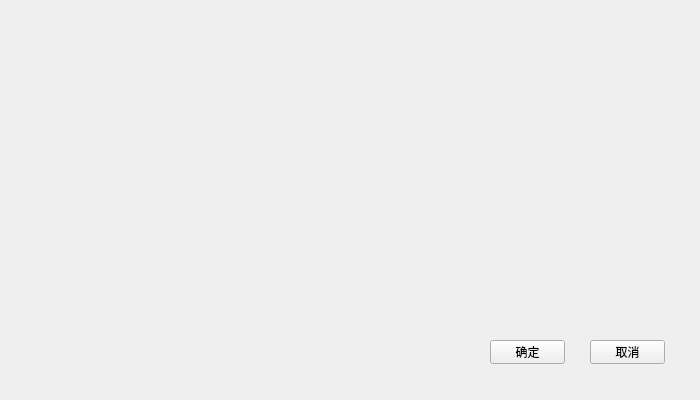
<?xml version="1.0" encoding="UTF-8"?>
<ui version="4.0">
 <class>Form</class>
 <widget class="QWidget" name="Form">
  <property name="geometry">
   <rect>
    <x>0</x>
    <y>0</y>
    <width>700</width>
    <height>400</height>
   </rect>
  </property>
  <property name="windowTitle">
   <string>Form</string>
  </property>
  <widget class="QPushButton" name="btnDialogEditDefine">
   <property name="geometry">
    <rect>
     <x>490</x>
     <y>340</y>
     <width>75</width>
     <height>24</height>
    </rect>
   </property>
   <property name="text">
    <string>确定</string>
   </property>
  </widget>
  <widget class="QPushButton" name="btnDialogEditExit">
   <property name="geometry">
    <rect>
     <x>590</x>
     <y>340</y>
     <width>75</width>
     <height>24</height>
    </rect>
   </property>
   <property name="text">
    <string>取消</string>
   </property>
  </widget>
 </widget>
 <resources/>
 <connections/>
</ui>
